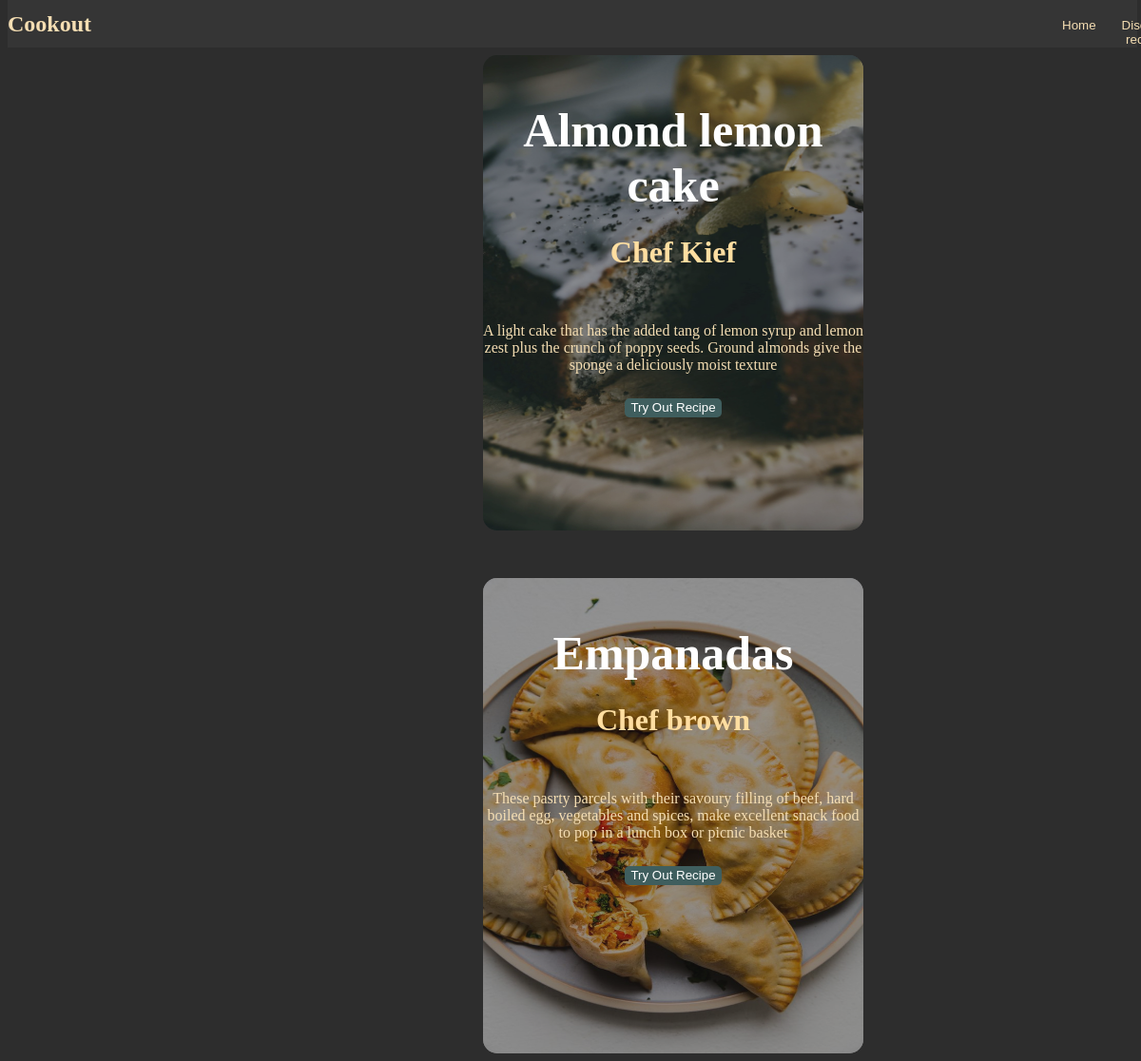
/ (signed in), run on the app's committed database.
### cooker/models.py (models this page shows, shortened)
class Food(models.Model):
    Name = models.CharField(max_length= 50)
    Description = models.CharField(max_length= 350)
    Chef = models.CharField(max_length= 50)
    Tutorial = models.CharField(max_length = 1250)
    Tutorial_Link = models.CharField(max_length= 100)
    Cooking_Time = models.IntegerField(default= 5)
    Rating = models.IntegerField(default = 10)
    Image = models.ImageField(upload_to='media/', default='media/IMG-20220304-WA0002-1.jpg')
    ingredients = models.ManyToManyField(Ingredient)
    utensils = models.ManyToManyField(Utensil)

### cooker/views.py (the view)
# urls.py: path('', views.home, name = 'home'),
@login_required(login_url='signin')
def home(request):
    food = Food.objects.all()
    user = Profile.objects.get(user = request.user.id)
    for i in user.available.all():
        user.available.remove(i)
    for i in user.ingredients.all():
        user.ingredients.remove(i)
    return render (request, 'home.html', {
        'food':food
    })

### templates/home.html (shortened to what this page needs)
{% load static %}
<!DOCTYPE html>
<html lang="en">
<head>
    <link rel="stylesheet" href="/static/h.css">
</head>
<body>
    <div class="topbar">
        <h2>Cookout</h2>
        <div class="Cook">
        <a href="/">
            <div class="card">
                <button>
                    <p>Home</p>
                </button>
            </div>
                <a href="/cook">
                    <div class="card">
                        <button>
                            <p>Discover recipes</p>
                        </button>
                    </div>
                </a>
        </div>
    </div>
    <div class="container">
        {% for i in food %}
        <div class="food_suggestion">
            <img src="{{ i.Image.url }}" alt="hehe we got an error">
            <div class="info">
                <h3>{{ i.Name }}</h3> <br>
                <h2>{{ i.Chef }}</h2><br>
               <p>{{ i.Description | truncatewords:50 }}</p><br>
               <p>{{ i.head }}</p><br>
               <a href="{{i.Name}}">
                <button>Try Out Recipe</button>
               </a>
            </div>
        </div>
        {% endfor %}
    </div>
</body>
</html>

### static/h.css (style rules this page uses)
body { background-color: rgba(0, 0, 0, 0.822); }
.Cook { display: flex; }
.topbar { background-color: rgba(59, 59, 59, 0.637); width: 99%; height: 50px; display: flex; position: fixed; margin-top:-8px; z-index: 9; }
.Cook { margin-left: 1000px; margin-top: 5px; }
.topbar h2 { margin-top: 1%; color: wheat; }
.Cook a { margin-left: 15px; color: wheat; text-decoration-style:none; }
.Cook button { color: wheat; background-color: rgba(0, 0, 0, 0); border-radius: 5px ; border: none; }
.Cook .card { width: fit-content; }
.container { display: grid; grid-template-columns: repeat(1, minmax(5px, 400px)); transition: all 0.45s ease; position: relative; z-index: 8; }
.food_suggestion { max-height: fit-content; width: fit-content; margin-top: 50px; display: flex; margin-left: 500px; }
.food_suggestion img { height: 500px; width: 400px; border-radius: 15px; }
.food_suggestion .info { height: 500px; width: 400px; border-radius: 15px; background-color: rgba(27, 27, 27, 0.459); text-align: center; margin-left: -400px; }
.info h3 { color:rgb(255, 255, 255); margin-top: 50px; margin-bottom: -25px; font-size: 50px; text-decoration-style: double; transition: 0.1s; }
.info h2 { color:rgb(255, 222, 161); font-size: xx-large; margin-top: 30px; transition: 0.1s; }
.info p { color:wheat; margin-top: 10px; margin-bottom: -15px; transition: 0.1s; font-size: 15; }
.info button { background-color: rgb(63, 94, 94); color: rgb(255, 255, 255); border-radius: 5px; border-width: 0px; height: 20px; transition: 0.1s; margin-top: 10px; }

### data on the page
Food: Image (picture), Name "Almond lemon cake", Chef "Chef Kief", Description "A light cake that has the added tang of lemon syrup and lemon zest plus the crunch of poppy seeds. Ground almonds give the sponge a deliciously moist texture"
Food: Image (picture), Name "Empanadas", Chef "Chef brown", Description "These pasrty parcels with their savoury filling of beef, hard boiled egg, vegetables and spices, make excellent snack food to pop in a lunch box or picnic basket"
